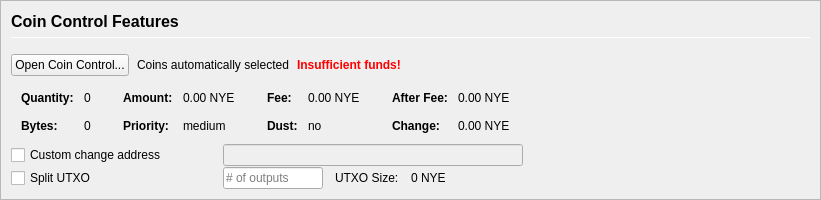
         <widget class="QFrame" name="frameCoinControl">
          <property name="sizePolicy">
           <sizepolicy hsizetype="Expanding" vsizetype="Expanding">
            <horstretch>0</horstretch>
            <verstretch>0</verstretch>
           </sizepolicy>
          </property>
          <property name="maximumSize">
           <size>
            <width>16777215</width>
            <height>16777215</height>
           </size>
          </property>
          <property name="frameShape">
           <enum>QFrame::StyledPanel</enum>
          </property>
          <property name="frameShadow">
           <enum>QFrame::Sunken</enum>
          </property>
          <layout class="QVBoxLayout" name="verticalLayoutCoinControl2">
           <property name="spacing">
            <number>0</number>
           </property>
           <property name="leftMargin">
            <number>0</number>
           </property>
           <property name="topMargin">
            <number>0</number>
           </property>
           <property name="rightMargin">
            <number>0</number>
           </property>
           <property name="bottomMargin">
            <number>0</number>
           </property>
           <item>
            <widget class="QFrame" name="frameCoinControl_BG">
             <layout class="QVBoxLayout" name="verticalLayoutCoinControl" stretch="0,0,0,0,0,0">
              <property name="spacing">
               <number>1</number>
              </property>
              <property name="leftMargin">
               <number>10</number>
              </property>
              <property name="topMargin">
               <number>10</number>
              </property>
              <item>
               <layout class="QHBoxLayout" name="horizontalLayoutCoinControl1">
                <property name="bottomMargin">
                 <number>15</number>
                </property>
                <item>
                 <layout class="QVBoxLayout" name="verticalLayout_3">
                  <property name="spacing">
                   <number>6</number>
                  </property>
                  <item>
                   <widget class="QLabel" name="labelCoinControlFeatures">
                    <property name="sizePolicy">
                     <sizepolicy hsizetype="Preferred" vsizetype="Maximum">
                      <horstretch>0</horstretch>
                      <verstretch>0</verstretch>
                     </sizepolicy>
                    </property>
                    <property name="minimumSize">
                     <size>
                      <width>0</width>
                      <height>20</height>
                     </size>
                    </property>
                    <property name="font">
                     <font>
                      <pointsize>12</pointsize>
                      <weight>75</weight>
                      <bold>true</bold>
                     </font>
                    </property>
                    <property name="styleSheet">
                     <string notr="true">font-weight:bold;</string>
                    </property>
                    <property name="text">
                     <string>Coin Control Features</string>
                    </property>
                   </widget>
                  </item>
                  <item>
                   <widget class="Line" name="line">
                    <property name="minimumSize">
                     <size>
                      <width>0</width>
                      <height>1</height>
                     </size>
                    </property>
                    <property name="maximumSize">
                     <size>
                      <width>16777215</width>
                      <height>1</height>
                     </size>
                    </property>
                    <property name="orientation">
                     <enum>Qt::Horizontal</enum>
                    </property>
                   </widget>
                  </item>
                 </layout>
                </item>
               </layout>
              </item>
              <item>
               <layout class="QHBoxLayout" name="horizontalLayoutCoinControl2" stretch="0,0,0,0">
                <property name="spacing">
                 <number>8</number>
                </property>
                <property name="bottomMargin">
                 <number>10</number>
                </property>
                <item>
                 <widget class="QPushButton" name="pushButtonCoinControl">
                  <property name="styleSheet">
                   <string notr="true"/>
                  </property>
                  <property name="text">
                   <string>Open Coin Control...</string>
                  </property>
                  <property name="autoDefault">
                   <bool>false</bool>
                  </property>
                 </widget>
                </item>
                <item>
                 <widget class="QLabel" name="labelCoinControlAutomaticallySelected">
                  <property name="text">
                   <string>Coins automatically selected</string>
                  </property>
                  <property name="margin">
                   <number>5</number>
                  </property>
                 </widget>
                </item>
                <item>
                 <widget class="QLabel" name="labelCoinControlInsuffFunds">
                  <property name="font">
                   <font>
                    <weight>75</weight>
                    <bold>true</bold>
                   </font>
                  </property>
                  <property name="styleSheet">
                   <string notr="true">color:red;font-weight:bold;</string>
                  </property>
                  <property name="text">
                   <string>Insufficient funds!</string>
                  </property>
                  <property name="margin">
                   <number>5</number>
                  </property>
                 </widget>
                </item>
                <item>
                 <spacer name="horizontalSpacerCoinControl">
                  <property name="orientation">
                   <enum>Qt::Horizontal</enum>
                  </property>
                  <property name="sizeHint" stdset="0">
                   <size>
                    <width>40</width>
                    <height>1</height>
                   </size>
                  </property>
                 </spacer>
                </item>
               </layout>
              </item>
              <item>
               <widget class="QWidget" name="widgetCoinControl" native="true">
                <property name="sizePolicy">
                 <sizepolicy hsizetype="Preferred" vsizetype="Preferred">
                  <horstretch>0</horstretch>
                  <verstretch>0</verstretch>
                 </sizepolicy>
                </property>
                <property name="minimumSize">
                 <size>
                  <width>0</width>
                  <height>0</height>
                 </size>
                </property>
                <property name="styleSheet">
                 <string notr="true"/>
                </property>
                <layout class="QHBoxLayout" name="horizontalLayoutCoinControl5">
                 <property name="leftMargin">
                  <number>0</number>
                 </property>
                 <property name="topMargin">
                  <number>0</number>
                 </property>
                 <property name="rightMargin">
                  <number>0</number>
                 </property>
                 <property name="bottomMargin">
                  <number>0</number>
                 </property>
                 <item>
                  <layout class="QHBoxLayout" name="horizontalLayoutCoinControl3" stretch="0,0,0,1">
                   <property name="spacing">
                    <number>20</number>
                   </property>
                   <property name="topMargin">
                    <number>0</number>
                   </property>
                   <property name="bottomMargin">
                    <number>10</number>
                   </property>
                   <item>
                    <layout class="QFormLayout" name="formLayoutCoinControl1">
                     <property name="horizontalSpacing">
                      <number>10</number>
                     </property>
                     <property name="verticalSpacing">
                      <number>14</number>
                     </property>
                     <property name="leftMargin">
                      <number>10</number>
                     </property>
                     <property name="topMargin">
                      <number>4</number>
                     </property>
                     <property name="rightMargin">
                      <number>6</number>
                     </property>
                     <item row="0" column="0">
                      <widget class="QLabel" name="labelCoinControlQuantityText">
                       <property name="font">
                        <font>
                         <weight>75</weight>
                         <bold>true</bold>
                        </font>
                       </property>
                       <property name="text">
                        <string>Quantity:</string>
                       </property>
                       <property name="margin">
                        <number>0</number>
                       </property>
                      </widget>
                     </item>
                     <item row="0" column="1">
                      <widget class="QLabel" name="labelCoinControlQuantity">
                       <property name="cursor">
                        <cursorShape>IBeamCursor</cursorShape>
                       </property>
                       <property name="contextMenuPolicy">
                        <enum>Qt::ActionsContextMenu</enum>
                       </property>
                       <property name="text">
                        <string notr="true">0</string>
                       </property>
                       <property name="margin">
                        <number>0</number>
                       </property>
                       <property name="textInteractionFlags">
                        <set>Qt::LinksAccessibleByMouse|Qt::TextSelectableByKeyboard|Qt::TextSelectableByMouse</set>
                       </property>
                      </widget>
                     </item>
                     <item row="1" column="0">
                      <widget class="QLabel" name="labelCoinControlBytesText">
                       <property name="font">
                        <font>
                         <weight>75</weight>
                         <bold>true</bold>
                        </font>
                       </property>
                       <property name="text">
                        <string>Bytes:</string>
                       </property>
                      </widget>
                     </item>
                     <item row="1" column="1">
                      <widget class="QLabel" name="labelCoinControlBytes">
                       <property name="cursor">
                        <cursorShape>IBeamCursor</cursorShape>
                       </property>
                       <property name="contextMenuPolicy">
                        <enum>Qt::ActionsContextMenu</enum>
                       </property>
                       <property name="text">
                        <string notr="true">0</string>
                       </property>
                       <property name="textInteractionFlags">
                        <set>Qt::LinksAccessibleByMouse|Qt::TextSelectableByKeyboard|Qt::TextSelectableByMouse</set>
                       </property>
                      </widget>
                     </item>
                    </layout>
                   </item>
                   <item>
                    <layout class="QFormLayout" name="formLayoutCoinControl2">
                     <property name="horizontalSpacing">
                      <number>10</number>
                     </property>
                     <property name="verticalSpacing">
                      <number>14</number>
                     </property>
                     <property name="leftMargin">
                      <number>6</number>
                     </property>
                     <property name="topMargin">
                      <number>4</number>
                     </property>
                     <property name="rightMargin">
                      <number>6</number>
                     </property>
                     <item row="0" column="0">
                      <widget class="QLabel" name="labelCoinControlAmountText">
                       <property name="font">
                        <font>
                         <weight>75</weight>
                         <bold>true</bold>
                        </font>
                       </property>
                       <property name="text">
                        <string>Amount:</string>
                       </property>
                       <property name="margin">
                        <number>0</number>
                       </property>
                      </widget>
                     </item>
                     <item row="0" column="1">
                      <widget class="QLabel" name="labelCoinControlAmount">
                       <property name="cursor">
                        <cursorShape>IBeamCursor</cursorShape>
                       </property>
                       <property name="contextMenuPolicy">
                        <enum>Qt::ActionsContextMenu</enum>
                       </property>
                       <property name="text">
                        <string notr="true">0.00 NYE</string>
                       </property>
                       <property name="textInteractionFlags">
                        <set>Qt::LinksAccessibleByMouse|Qt::TextSelectableByKeyboard|Qt::TextSelectableByMouse</set>
                       </property>
                      </widget>
                     </item>
                     <item row="1" column="0">
                      <widget class="QLabel" name="labelCoinControlPriorityText">
                       <property name="font">
                        <font>
                         <weight>75</weight>
                         <bold>true</bold>
                        </font>
                       </property>
                       <property name="text">
                        <string>Priority:</string>
                       </property>
                      </widget>
                     </item>
                     <item row="1" column="1">
                      <widget class="QLabel" name="labelCoinControlPriority">
                       <property name="cursor">
                        <cursorShape>IBeamCursor</cursorShape>
                       </property>
                       <property name="contextMenuPolicy">
                        <enum>Qt::ActionsContextMenu</enum>
                       </property>
                       <property name="text">
                        <string>medium</string>
                       </property>
                       <property name="textInteractionFlags">
                        <set>Qt::LinksAccessibleByMouse|Qt::TextSelectableByKeyboard|Qt::TextSelectableByMouse</set>
                       </property>
                      </widget>
                     </item>
                    </layout>
                   </item>
                   <item>
                    <layout class="QFormLayout" name="formLayoutCoinControl3">
                     <property name="horizontalSpacing">
                      <number>10</number>
                     </property>
                     <property name="verticalSpacing">
                      <number>14</number>
                     </property>
                     <property name="leftMargin">
                      <number>6</number>
                     </property>
                     <property name="topMargin">
                      <number>4</number>
                     </property>
                     <property name="rightMargin">
                      <number>6</number>
                     </property>
                     <item row="0" column="0">
                      <widget class="QLabel" name="labelCoinControlFeeText">
                       <property name="font">
                        <font>
                         <weight>75</weight>
                         <bold>true</bold>
                        </font>
                       </property>
                       <property name="text">
                        <string>Fee:</string>
                       </property>
                       <property name="margin">
                        <number>0</number>
                       </property>
                      </widget>
                     </item>
                     <item row="0" column="1">
                      <widget class="QLabel" name="labelCoinControlFee">
                       <property name="cursor">
                        <cursorShape>IBeamCursor</cursorShape>
                       </property>
                       <property name="contextMenuPolicy">
                        <enum>Qt::ActionsContextMenu</enum>
                       </property>
                       <property name="text">
                        <string notr="true">0.00 NYE</string>
                       </property>
                       <property name="textInteractionFlags">
                        <set>Qt::LinksAccessibleByMouse|Qt::TextSelectableByKeyboard|Qt::TextSelectableByMouse</set>
                       </property>
                      </widget>
                     </item>
                     <item row="1" column="0">
                      <widget class="QLabel" name="labelCoinControlLowOutputText">
                       <property name="font">
                        <font>
                         <weight>75</weight>
                         <bold>true</bold>
                        </font>
                       </property>
                       <property name="text">
                        <string>Dust:</string>
                       </property>
                      </widget>
                     </item>
                     <item row="1" column="1">
                      <widget class="QLabel" name="labelCoinControlLowOutput">
                       <property name="cursor">
                        <cursorShape>IBeamCursor</cursorShape>
                       </property>
                       <property name="contextMenuPolicy">
                        <enum>Qt::ActionsContextMenu</enum>
                       </property>
                       <property name="text">
                        <string>no</string>
                       </property>
                       <property name="textInteractionFlags">
                        <set>Qt::LinksAccessibleByMouse|Qt::TextSelectableByKeyboard|Qt::TextSelectableByMouse</set>
                       </property>
                      </widget>
                     </item>
                    </layout>
                   </item>
                   <item>
                    <layout class="QFormLayout" name="formLayoutCoinControl4">
                     <property name="horizontalSpacing">
                      <number>10</number>
                     </property>
                     <property name="verticalSpacing">
                      <number>14</number>
                     </property>
                     <property name="leftMargin">
                      <number>6</number>
                     </property>
                     <property name="topMargin">
                      <number>4</number>
                     </property>
                     <property name="rightMargin">
                      <number>6</number>
                     </property>
                     <item row="0" column="0">
                      <widget class="QLabel" name="labelCoinControlAfterFeeText">
                       <property name="font">
                        <font>
                         <weight>75</weight>
                         <bold>true</bold>
                        </font>
                       </property>
                       <property name="text">
                        <string>After Fee:</string>
                       </property>
                       <property name="margin">
                        <number>0</number>
                       </property>
                      </widget>
                     </item>
                     <item row="0" column="1">
                      <widget class="QLabel" name="labelCoinControlAfterFee">
                       <property name="cursor">
                        <cursorShape>IBeamCursor</cursorShape>
                       </property>
                       <property name="contextMenuPolicy">
                        <enum>Qt::ActionsContextMenu</enum>
                       </property>
                       <property name="text">
                        <string notr="true">0.00 NYE</string>
                       </property>
                       <property name="textInteractionFlags">
                        <set>Qt::LinksAccessibleByMouse|Qt::TextSelectableByKeyboard|Qt::TextSelectableByMouse</set>
                       </property>
                      </widget>
                     </item>
                     <item row="1" column="0">
                      <widget class="QLabel" name="labelCoinControlChangeText">
                       <property name="font">
                        <font>
                         <weight>75</weight>
                         <bold>true</bold>
                        </font>
                       </property>
                       <property name="text">
                        <string>Change:</string>
                       </property>
                      </widget>
                     </item>
                     <item row="1" column="1">
                      <widget class="QLabel" name="labelCoinControlChange">
                       <property name="cursor">
                        <cursorShape>IBeamCursor</cursorShape>
                       </property>
                       <property name="contextMenuPolicy">
                        <enum>Qt::ActionsContextMenu</enum>
                       </property>
                       <property name="text">
                        <string notr="true">0.00 NYE</string>
                       </property>
                       <property name="textInteractionFlags">
                        <set>Qt::LinksAccessibleByMouse|Qt::TextSelectableByKeyboard|Qt::TextSelectableByMouse</set>
                       </property>
                      </widget>
                     </item>
                    </layout>
                   </item>
                  </layout>
                 </item>
                </layout>
               </widget>
              </item>
              <item>
               <layout class="QHBoxLayout" name="horizontalLayoutCoinControl4">
                <property name="spacing">
                 <number>12</number>
                </property>
                <property name="sizeConstraint">
                 <enum>QLayout::SetDefaultConstraint</enum>
                </property>
                <property name="topMargin">
                 <number>0</number>
                </property>
                <property name="rightMargin">
                 <number>0</number>
                </property>
                <item>
                 <widget class="QCheckBox" name="checkBoxCoinControlChange">
                  <property name="sizePolicy">
                   <sizepolicy hsizetype="Preferred" vsizetype="Preferred">
                    <horstretch>0</horstretch>
                    <verstretch>0</verstretch>
                   </sizepolicy>
                  </property>
                  <property name="minimumSize">
                   <size>
                    <width>200</width>
                    <height>0</height>
                   </size>
                  </property>
                  <property name="maximumSize">
                   <size>
                    <width>200</width>
                    <height>16777215</height>
                   </size>
                  </property>
                  <property name="toolTip">
                   <string>If this is activated, but the change address is empty or invalid, change will be sent to a newly generated address.</string>
                  </property>
                  <property name="text">
                   <string>Custom change address</string>
                  </property>
                 </widget>
                </item>
                <item>
                 <widget class="QValidatedLineEdit" name="lineEditCoinControlChange">
                  <property name="enabled">
                   <bool>false</bool>
                  </property>
                  <property name="sizePolicy">
                   <sizepolicy hsizetype="Preferred" vsizetype="Preferred">
                    <horstretch>0</horstretch>
                    <verstretch>0</verstretch>
                   </sizepolicy>
                  </property>
                  <property name="minimumSize">
                   <size>
                    <width>300</width>
                    <height>0</height>
                   </size>
                  </property>
                 </widget>
                </item>
                <item>
                 <widget class="QLabel" name="labelCoinControlChangeLabel">
                  <property name="sizePolicy">
                   <sizepolicy hsizetype="Preferred" vsizetype="Preferred">
                    <horstretch>0</horstretch>
                    <verstretch>0</verstretch>
                   </sizepolicy>
                  </property>
                  <property name="minimumSize">
                   <size>
                    <width>100</width>
                    <height>0</height>
                   </size>
                  </property>
                  <property name="text">
                   <string/>
                  </property>
                  <property name="margin">
                   <number>3</number>
                  </property>
                 </widget>
                </item>
               </layout>
              </item>
              <item>
               <layout class="QHBoxLayout" name="horizontalLayoutCoinControl6">
                <property name="spacing">
                 <number>12</number>
                </property>
                <property name="rightMargin">
                 <number>0</number>
                </property>
                <item>
                 <widget class="QCheckBox" name="splitBlockCheckBox">
                  <property name="sizePolicy">
                   <sizepolicy hsizetype="Preferred" vsizetype="Preferred">
                    <horstretch>0</horstretch>
                    <verstretch>0</verstretch>
                   </sizepolicy>
                  </property>
                  <property name="minimumSize">
                   <size>
                    <width>200</width>
                    <height>0</height>
                   </size>
                  </property>
                  <property name="maximumSize">
                   <size>
                    <width>200</width>
                    <height>16777215</height>
                   </size>
                  </property>
                  <property name="text">
                   <string>Split UTXO</string>
                  </property>
                 </widget>
                </item>
                <item>
                 <widget class="QLineEdit" name="splitBlockLineEdit">
                  <property name="sizePolicy">
                   <sizepolicy hsizetype="Preferred" vsizetype="Preferred">
                    <horstretch>50</horstretch>
                    <verstretch>0</verstretch>
                   </sizepolicy>
                  </property>
                  <property name="minimumSize">
                   <size>
                    <width>100</width>
                    <height>0</height>
                   </size>
                  </property>
                  <property name="maximumSize">
                   <size>
                    <width>100</width>
                    <height>16777215</height>
                   </size>
                  </property>
                  <property name="placeholderText">
                   <string># of outputs</string>
                  </property>
                 </widget>
                </item>
                <item>
                 <widget class="QLabel" name="labelBlockSizeText">
                  <property name="text">
                   <string>UTXO Size:</string>
                  </property>
                 </widget>
                </item>
                <item>
                 <widget class="QLabel" name="labelBlockSize">
                  <property name="text">
                   <string>0 NYE</string>
                  </property>
                 </widget>
                </item>
                <item>
                 <spacer name="horizontalSpacer_7">
                  <property name="orientation">
                   <enum>Qt::Horizontal</enum>
                  </property>
                  <property name="sizeHint" stdset="0">
                   <size>
                    <width>40</width>
                    <height>20</height>
                   </size>
                  </property>
                 </spacer>
                </item>
               </layout>
              </item>
              <item>
               <spacer name="verticalSpacerCoinControl">
                <property name="orientation">
                 <enum>Qt::Vertical</enum>
                </property>
                <property name="sizeHint" stdset="0">
                 <size>
                  <width>800</width>
                  <height>1</height>
                 </size>
                </property>
               </spacer>
              </item>
             </layout>
            </widget>
           </item>
          </layout>
         </widget>
